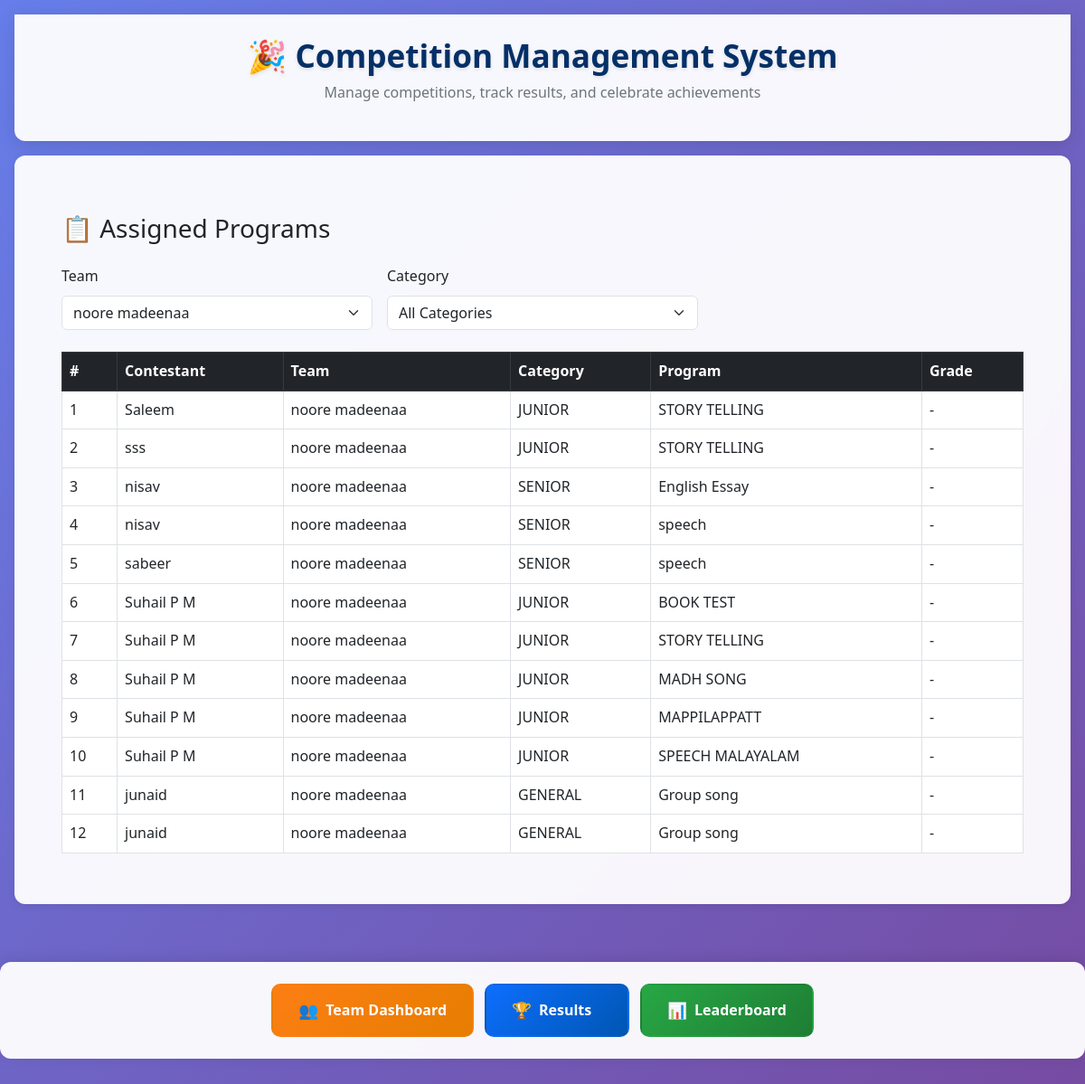
The page /assigned-programs/ (signed in) on the database as committed earlier.
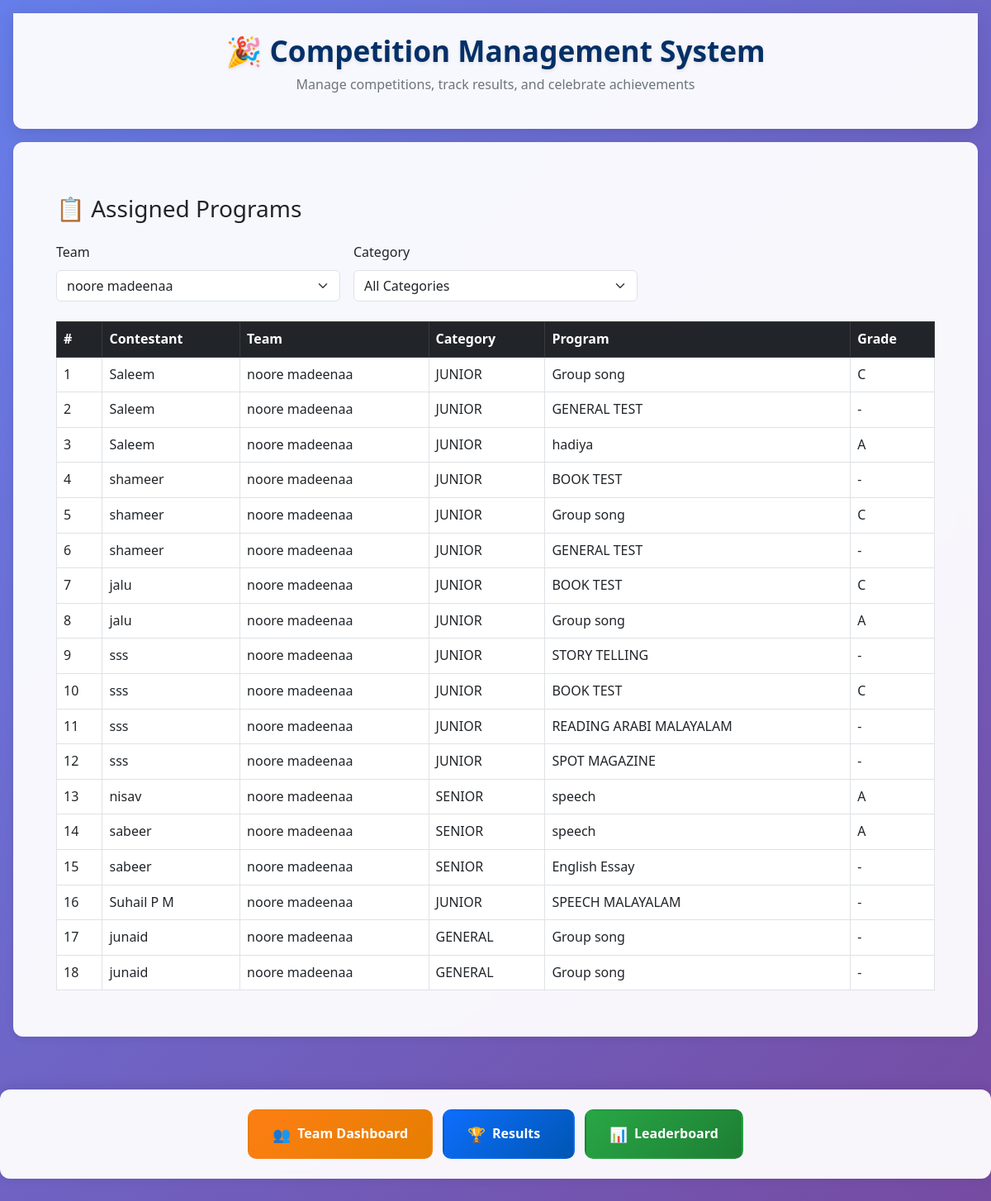
The same page on the database as committed later.
### core/models.py (models this page shows, shortened)
class Participation(models.Model):
    contestant = models.ForeignKey(Contestant, on_delete=models.CASCADE)
    program = models.ForeignKey(Program, on_delete=models.CASCADE)
    marks = models.IntegerField(null=True, blank=True)
    rank = models.PositiveIntegerField(null=True, blank=True)
    grade = models.CharField(max_length=1, null=True, blank=True)
    points_awarded = models.BooleanField(default=False)

class Contestant(models.Model):
    chest_no = models.PositiveIntegerField(unique=True, null=True)
    name = models.CharField(max_length=100)
    team = models.ForeignKey(Team, on_delete=models.CASCADE, null=True, blank=True)
    category = models.ForeignKey(Category, on_delete=models.CASCADE, null=True)
    total_points = models.IntegerField(default=0)

class Team(models.Model):
    user = models.OneToOneField(User, on_delete=models.CASCADE)
    name = models.CharField(max_length=100)
    total_points = models.IntegerField(default=0)

class Category(models.Model):
    name = models.CharField(max_length=100)

class Program(models.Model):
    name = models.CharField(max_length=100)
    category = models.ForeignKey(Category, on_delete=models.CASCADE)
    is_group = models.BooleanField(default=False, null=True)

### core/views.py (the view)
# urls.py: path('assigned-programs/', views.view_assigned_programs, name='assigned_programs'),
@login_required
def view_assigned_programs(request):
    team_id = request.GET.get('team')
    category_id = request.GET.get('category')
    participations = Participation.objects.select_related(
        'contestant__team', 'contestant__category', 'program__category'
    )
    if hasattr(request.user, 'team'):
        team_id = request.user.team.id
        participations = participations.filter(contestant__team_id=team_id)
    elif team_id:
        participations = participations.filter(contestant__team_id=team_id)
    if category_id:
        participations = participations.filter(
            Q(contestant__category_id=category_id) | Q(program__category_id=category_id)
        )
    context = {
        'participations': participations.order_by('contestant__team__name'),
        'teams': Team.objects.all(),
        'categories': Category.objects.all(),
        'selected_team': int(team_id) if team_id else '',
        'selected_category': int(category_id) if category_id else '',
    }
    return render(request, 'assigned_programs.html', context)

### templates/assigned_programs.html (shortened to what this page needs)
{% extends 'base.html' %}
{% load static %}
{% block content %}
<div class="container mt-4">
    <h3 class="mb-4">📋 Assigned Programs</h3>
    <form method="get" id="filter-form" class="row g-3">
        <div class="col-md-6 col-lg-4">
            <label for="id_team" class="form-label">Team</label>
            <select name="team" id="id_team" class="form-select">
                {% for team in teams %}
                    <option value="{{ team.id }}" {% if team.id == selected_team %}selected{% endif %}>{{ team.name }}</option>
                {% endfor %}
            </select>
        </div>
        <div class="col-md-6 col-lg-4">
            <label for="id_category" class="form-label">Category</label>
            <select name="category" id="id_category" class="form-select">
                <option value="">All Categories</option>
            </select>
        </div>
    </form>
    <div class="table-responsive mt-4">
        <table class="table table-bordered table-hover align-middle">
            <thead class="table-dark">
                <tr>
                    <th>#</th>
                    <th>Contestant</th>
                    <th>Team</th>
                    <th>Category</th>
                    <th>Program</th>
                    <th>Grade</th>
                </tr>
            </thead>
            <tbody>
                {% for participation in participations %}
                    <tr>
                        <td>{{ forloop.counter }}</td>
                        <td>{{ participation.contestant.name }}</td>
                        <td>{{ participation.contestant.team.name }}</td>
                        <td>{{ participation.contestant.category.name }}</td>
                        <td>{{ participation.program.name }}</td>
                        <td>{{ participation.grade|default:"-" }}</td>
                    </tr>
                {% empty %}
                    <tr>
                        <td colspan="6" class="text-center text-muted">No participations found.</td>
                    </tr>
                {% endfor %}
            </tbody>
        </table>
    </div>
</div>
{% endblock %}

Rows that differ between the two databases and show on the page:
removed Participation: contestant.name "Saleem", contestant.team.name "noore madeenaa", contestant.category.name "JUNIOR", program.name "STORY TELLING", grade "-"
removed Participation: contestant.name "nisav", contestant.team.name "noore madeenaa", contestant.category.name "SENIOR", program.name "English Essay", grade "-"
removed Participation: contestant.name "Suhail P M", contestant.team.name "noore madeenaa", contestant.category.name "JUNIOR", program.name "BOOK TEST", grade "-"
removed Participation: contestant.name "Suhail P M", contestant.team.name "noore madeenaa", contestant.category.name "JUNIOR", program.name "STORY TELLING", grade "-"
removed Participation: contestant.name "Suhail P M", contestant.team.name "noore madeenaa", contestant.category.name "JUNIOR", program.name "MADH SONG", grade "-"
removed Participation: contestant.name "Suhail P M", contestant.team.name "noore madeenaa", contestant.category.name "JUNIOR", program.name "MAPPILAPPATT", grade "-"
added Participation: contestant.name "Saleem", contestant.team.name "noore madeenaa", contestant.category.name "JUNIOR", program.name "Group song", grade "C"
added Participation: contestant.name "Saleem", contestant.team.name "noore madeenaa", contestant.category.name "JUNIOR", program.name "GENERAL TEST", grade "-"
added Participation: contestant.name "Saleem", contestant.team.name "noore madeenaa", contestant.category.name "JUNIOR", program.name "hadiya", grade "A"
added Participation: contestant.name "shameer", contestant.team.name "noore madeenaa", contestant.category.name "JUNIOR", program.name "BOOK TEST", grade "-"
added Participation: contestant.name "shameer", contestant.team.name "noore madeenaa", contestant.category.name "JUNIOR", program.name "Group song", grade "C"
added Participation: contestant.name "shameer", contestant.team.name "noore madeenaa", contestant.category.name "JUNIOR", program.name "GENERAL TEST", grade "-"
added Participation: contestant.name "jalu", contestant.team.name "noore madeenaa", contestant.category.name "JUNIOR", program.name "BOOK TEST", grade "C"
added Participation: contestant.name "jalu", contestant.team.name "noore madeenaa", contestant.category.name "JUNIOR", program.name "Group song", grade "A"
added Participation: contestant.name "sss", contestant.team.name "noore madeenaa", contestant.category.name "JUNIOR", program.name "BOOK TEST", grade "C"
added Participation: contestant.name "sss", contestant.team.name "noore madeenaa", contestant.category.name "JUNIOR", program.name "READING ARABI MALAYALAM", grade "-"
added Participation: contestant.name "sss", contestant.team.name "noore madeenaa", contestant.category.name "JUNIOR", program.name "SPOT MAGAZINE", grade "-"
changed Participation "nisav": grade "-" → "A"
changed Participation (number 14 of 18 on the later page): grade "-" → "A"
added Participation: contestant.name "sabeer", contestant.team.name "noore madeenaa", contestant.category.name "SENIOR", program.name "English Essay", grade "-"
